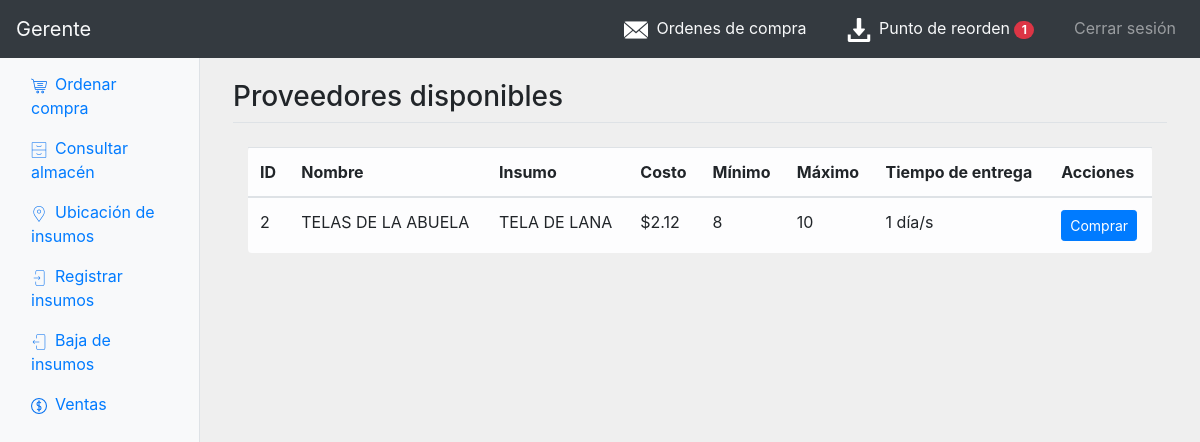
Before: /g-ordenarCompra.php (signed in) with the older database file.
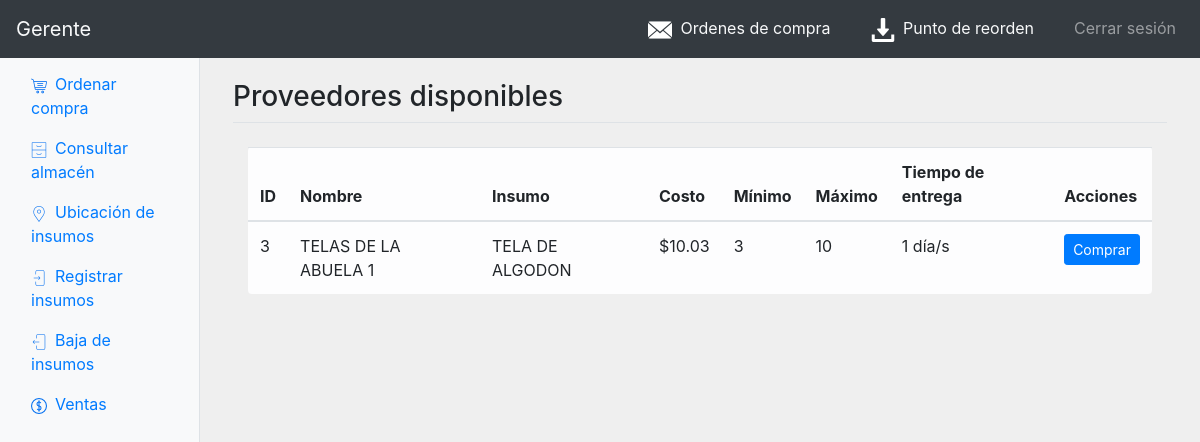
After: the same page with the newer database file.
### tables this page shows
CREATE TABLE `proveedor` (
  `id` int(11) NOT NULL,
  `nombre` varchar(45) NOT NULL,
  `idInsumo` int(11) NOT NULL,
  `costo` decimal(10,2) NOT NULL,
  `maximo` int(11) NOT NULL,
  `minimo` int(11) NOT NULL,
  `tiempoEntrega` int(11) NOT NULL
);

CREATE TABLE `insumo` (
  `id` int(11) NOT NULL,
  `nombre` varchar(45) NOT NULL
);

### g-ordenarCompra.php (the view, shortened to what this page needs)
<?php include_once "templates/header.php";?>
<?php include_once "templates/navbarGerente.php"?>
    <div class="col-12 col-md-9 col-lg-10 px-4 px-sm-5 pt-4 sidebar-left ">
      <div class="row border-bottom">
        <h3>Proveedores disponibles</h3>
      </div>
      <div class="row my-4">
        <div class="col-12 mx-auto">
          <table class="table table-hover table-responsive-md table-light rounded">
            <thead>
              <tr>
                <th style="width=">ID</th>
                <th>Nombre</th>
                <th>Insumo</th>
                <th>Costo</th>
                <th>Mínimo</th>
                <th>Máximo</th>
                <th>Tiempo de entrega</th>
                <th>Acciones</th>
              </tr>
            </thead>
            <tbody>
              <?php
                $consultaProveedores = "SELECT a.id,a.nombre,a.idInsumo,a.costo,a.maximo,a.minimo,a.tiempoEntrega,b.nombre as nombreI FROM proveedor a INNER JOIN insumo b ON a.idInsumo=b.id";
                if($resultado=$conn->query($consultaProveedores)){
                  while ($proveedor=mysqli_fetch_array($resultado)) {
                    echo "<tr>";
                    echo '<td>'.$proveedor[id].'</td>';
                    echo '<td>'.$proveedor[nombre].'</td>';
                    echo '<td>'.$proveedor[nombreI].'</td>';
                    echo '<td>$'.$proveedor[costo].'</td>';
                    echo '<td>'.$proveedor[minimo].'</td>';
                    echo '<td>'.$proveedor[maximo].'</td>';
                    echo '<td>'.$proveedor[tiempoEntrega].' día/s</td>';
                    echo '<td><button type="button" class="btn btn-sm btn-primary" data-toggle="modal" data-target="#comprar'.$proveedor[id].'">';
                    echo 'Comprar';
                    echo '</button></td>';
                    echo "</tr>";
                  }
                }
                else {
                  echo "Error";
                }
              ?>
            </tbody>
          </table>
    </div>
  </div>
</div>
<?php include_once "templates/scripts.php"?>

### templates/header.php (shortened to what this page needs)
<!DOCTYPE html>
<html class="h-100">
  <head>
    <link rel="stylesheet" href="css/bootstrap.min.css">
    <link rel="stylesheet" href="css/estilos.css">
  </head>
  <body class="bgcol">

### templates/navbarGerente.php (shortened to what this page needs)
<?php
	require('funciones/db.php');
?>
<nav class="navbar navbar-expand-md navbar-dark bg-dark fixed-top">
  <span class="navbar-brand text-light">Gerente</span>
  <div class="collapse navbar-collapse" id="navTog">
    <ul class="navbar-nav ml-auto">
			<li class="nav-item dropdown pr-4">
        <a class="nav-link" href="#" class="nav-link dropdown-toggle" data-toggle="dropdown">
					<img src="img/ico/not.png">
					<span class=" text-light ml-1">Ordenes de compra</span>
        </a>
      </li>
			<li class="nav-item dropdown pr-4">
        <a class="nav-link" href="#" class="nav-link dropdown-toggle" data-toggle="dropdown">
					<img src="img/ico/reo.png">
					<span class=" text-light ml-1">Punto de reorden</span>
					<?php
						$consultaInsumos = "SELECT * FROM almaceninsumos";
						$resultado = $conn->query($consultaInsumos);
						$cantidadInsumos = mysqli_num_rows($resultado);
						if ($cantidadInsumos<=10) {
							echo '<span class="badge badge-pill badge-danger">';
							echo "1";
							echo '</span>';
						}
					?>
        </a>
      </li>
      <li class="nav-item">
        <a class="nav-link" href="funciones/cerrarSesion.php">Cerrar sesión</a>
      </li>
    </ul>
  </div>
</nav>
<div class="container-fluid">
  <div class="row">
    <nav class="col-0 col-md-3 col-lg-2 d-none d-md-block bg-light border-right">
      <div class="sidebar-left">
        <ul class="nav flex-column">
          <li class="nav-item mt-3">
            <a class="nav-link py-0 active" href="g-ordenarCompra.php">
              <img src="img/ico/g1.png" class="mr-2">Ordenar compra
            </a>
          </li>
          <li class="nav-item mt-3">
            <a class="nav-link py-0" href="g-consultarAlmacen.php">
              <img src="img/ico/g2.png" class="mr-2">Consultar almacén
            </a>
          </li>
          <li class="nav-item mt-3">
            <a class="nav-link py-0" href="g-ubicacionInsumos.php">
              <img src="img/ico/g3.png" class="mr-2">Ubicación de insumos
            </a>
          </li>
          <li class="nav-item mt-3">
            <a class="nav-link py-0" href="g-registroInsumos.php">
              <img src="img/ico/g4.png" class="mr-2">Registrar insumos
            </a>
          </li>
          <li class="nav-item mt-3">
            <a class="nav-link py-0" href="g-bajaInsumos.php">
              <img src="img/ico/g5.png" class="mr-2">Baja de insumos
            </a>
          </li>
          <li class="nav-item mt-3">
            <a class="nav-link py-0" href="g-ventas.php">
              <img src="img/ico/g6.png" class="mr-2">Ventas
            </a>
          </li>
        </ul>
      </div>
    </nav>

### templates/scripts.php (shortened to what this page needs)
  </body>
</html>

### css/estilos.css (style rules this page uses)
html, body { height:100%; }
.bgcol { background-color: #efefef; }
.sidebar-left { margin-top: 56px; height: calc(100vh - 56px); }

### templates/navbarGerente.php (style rules this page uses)
.sidebar-left { position: sticky; overflow-x: hidden; overflow-y: auto; }

### g-ordenarCompra.php (style rules this page uses)
.sidebar-left { position: relative; }

Changed rows visible on the page:
removed proveedor: id "2", nombre "TELAS DE LA ABUELA", idInsumo.nombre "TELA DE LANA", costo "2.12", minimo "8", maximo "10", tiempoEntrega "1"
added proveedor: id "3", nombre "TELAS DE LA ABUELA 1", idInsumo.nombre "TELA DE ALGODON", costo "10.03", minimo "3", maximo "10", tiempoEntrega "1"
Other visible differences:
text no longer shown: "1"
